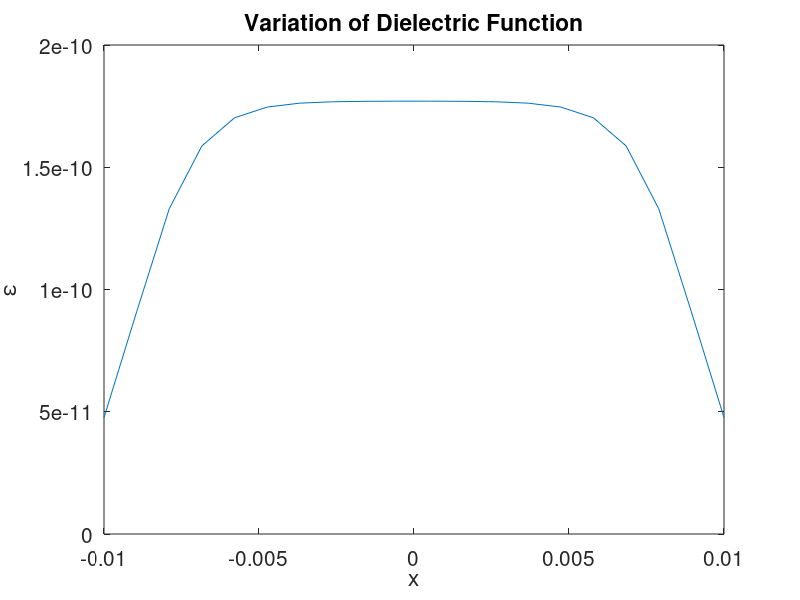
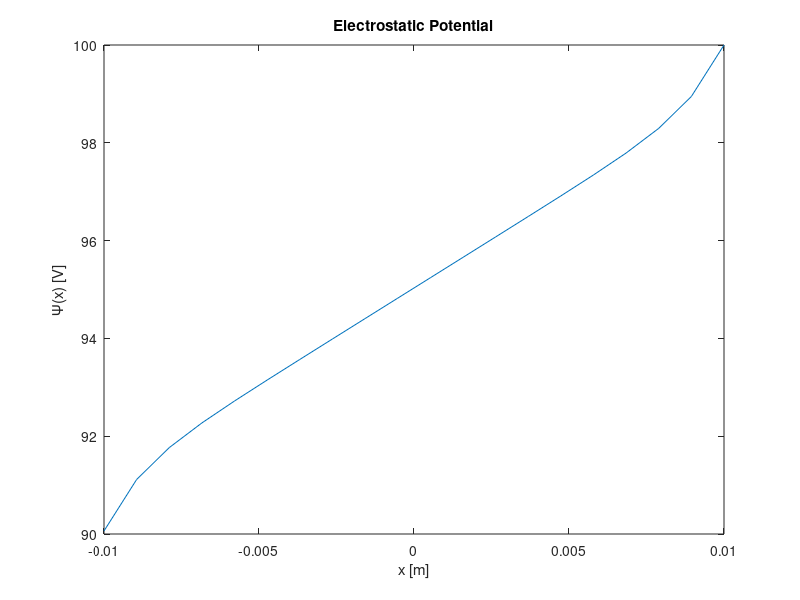
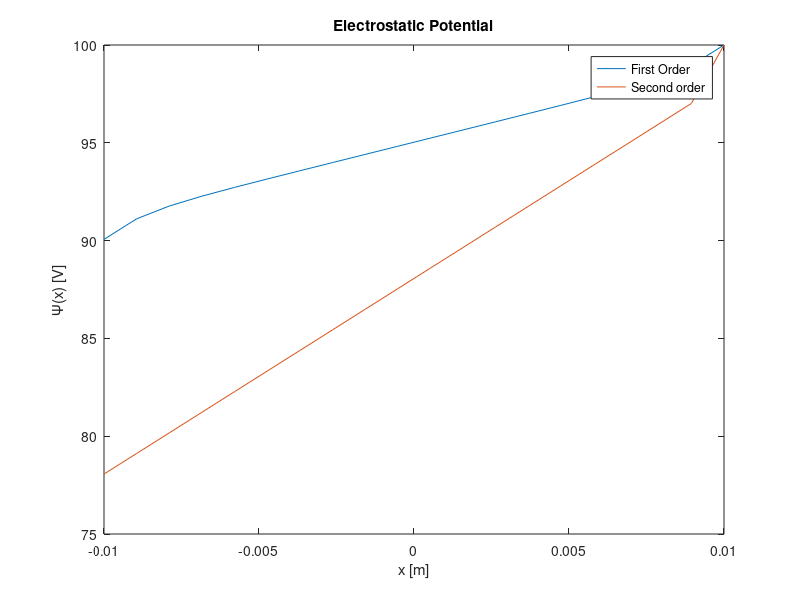
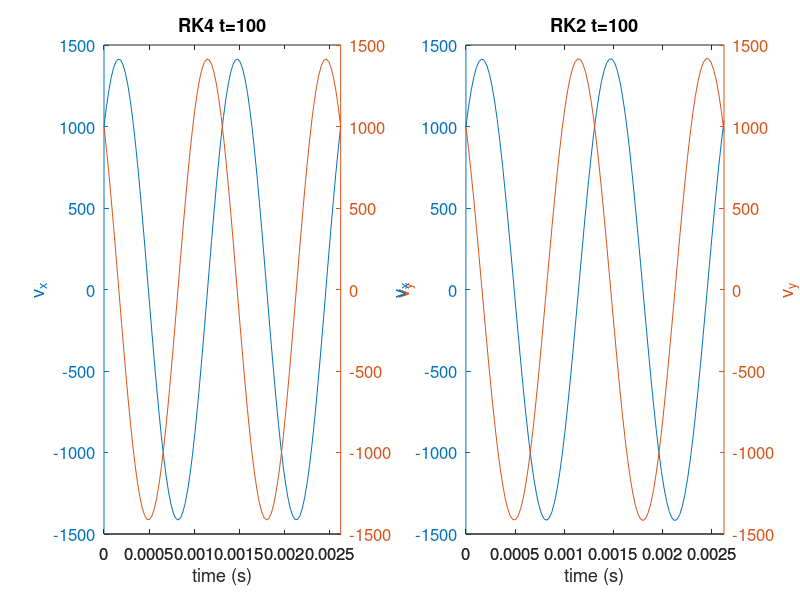

Here is the MATLAB script that generated these plots, in order: (Note: this script raises an error after producing the figures.)
%% Introduction
%Aldous George
%EP 501
%Project 6
%This code contains excerpts from codes provided by Dr. Zettergen.
%https://github.com/Zettergren-Courses/EP501_matlab/
clc
clearvars
close all
%% Problem 1
%Initiation
a = 0.01;           %(m)
l = a/5;            %(m)
xprime = -9*a/10;   %(m)
xdprime = 9*a/10;   %(m)
Eps0 = 8.854*10^-12;%(F/m)

lx = 20;
x = linspace(-a,a,lx);

%1-a
disp('1-a');
Eps = Eps0*10*(tanh((x-xprime)/l)-tanh((x-xdprime)/l));

%plot
figure(1)
plot(x,Eps);
set(gca,'FontSize',15);
xlabel('x');
ylabel('\epsilon');
title('Variation of Dielectric Function')

%1-b
gradeps = zeros(1,lx);
dx = x(2)-x(1);
gradeps(1) = (Eps(2)-Eps(1))/dx;
for i = 2:lx-1
    gradeps(i) = (Eps(i+1)-Eps(i-1))/2/dx;
end
gradeps(lx) = (Eps(lx)-Eps(lx-1))/dx;

M2 = zeros(lx);
M2(1,1) = -1/dx;
M2(1,2) = 1/dx;
for i=2:lx-1
   M2(i,i) = -2*Eps(i)/dx^2;
   M2(i,i+1) = Eps(i)/dx^2 + gradeps(i)/2/dx;
   M2(i,i-1) = Eps(i)/dx^2 - gradeps(i)/2/dx;
end
M2(lx,lx) = 1;

%1-c
bc = zeros(lx,1);
bc(1) = 1000;
bc(lx) = 100;

%1-d
a = M2\bc;
figure(2)
plot(x,a);
xlabel('x [m]')
ylabel('\Psi(x) [V]')
title('Electrostatic Potential')

%1-e
gradEps=zeros(lx);
for i=1:lx-2
    gradEps(i) = (-Eps(i+2)+ 4*Eps(i+1)-3*Eps(i))/(2/dx);
end
gradEps(lx-1) = (-Eps(lx) +3*Eps(lx-1)-3*Eps(lx-2))/2/dx;

M2mod = zeros(lx);
M2mod(1,1) = -1/dx;
M2mod(1,2) = 1/dx; 
for i=2:lx-1
   M2mod(i,i) = -2*Eps(i)/dx^2;
   M2mod(i,i+1) = Eps(i)/dx^2 + gradEps(i)/2/dx;
   M2mod(i,i-1) = Eps(i)/dx^2 - gradEps(i)/2/dx;
end
M2mod(lx,lx) = 1;
a2 =M2mod\bc; 

figure(3)
plot(x,a);
hold on
plot(x,a2);
xlabel('x [m]')
ylabel('\Psi(x) [V]')
title('Electrostatic Potential')
legend('First Order', 'Second order')

%% Problem 2

%Initiation
m = 1.67*10^(-27);            %(kg)
q = 1.6*10^(-19);             %(C)
B = 50000*10^-9;                    %(nT)


omega=q*B/m;    %frequency of oscillation (can be shown via solution by hand gives a SHO)
tmin=0;
tmax=2*2*pi/abs(omega);    % follow particle for two oscillation periods
t=linspace(tmin,tmax,100);
dt=t(2)-t(1);
lt=numel(t);

%2-a
disp('2-a');
%RK2
vx=zeros(1,lt);
vy=zeros(1,lt);
vx(1)=1e3;     % vx initial conditions
vy(1)=1e3;     % vy initial conditions
% Loop for applying RK2 to a system of two equations
for n=2:lt
    %step x and y components together, this is the half update
    vxhalf=vx(n-1)+dt/2*(omega*vy(n-1));
    vyhalf=vy(n-1)-dt/2*(omega*vx(n-1));
    
    %now the full update
    vx(n)=vx(n-1)+dt*(omega*vyhalf);
    vy(n)=vy(n-1)-dt*(omega*vxhalf);    
end %for

%RK4
Vx=zeros(1,lt);
Vy=zeros(1,lt);
Vx(1)=1e3;     % vx initial conditions
Vy(1)=1e3;     % vy initial conditions
% Loop for applying RK3 to a system of two equations
for n=2:lt
    k1x=dt*(omega*Vy(n-1));    %k1 for the x differential equation
    k1y=-dt*(omega*Vx(n-1));    %k1 for the y differential equation
    
    k2x=dt*omega*(Vy(n-1)+k1y/2);
    k2y=-dt*omega*(Vx(n-1)+k1x/2);
    
    k3x=dt*omega*(Vy(n-1)+k2y/2);
    k3y=-dt*omega*(Vx(n-1)+k2x/2);
    
    k4x=dt*omega*(Vy(n-1)+k3y);
    k4y=-dt*omega*(Vx(n-1)+k3x);
    
    Vx(n)=Vx(n-1)+1/6*(k1x+2*k2x+2*k3x+k4x);
    Vy(n)=Vy(n-1)+1/6*(k1y+2*k2y+2*k3y+k4y);
end %for


x=cumtrapz(t,vx);    %Matlab built-in for accumulating an integral value
y=cumtrapz(t,vy);
vz=1e3;
z=vz*t;

% Plot velocity solutions
figure(4);
subplot(1,2,1)
ax=plotyy(t,Vx,t,Vy);
set(ax(1),'FontSize',12);
set(ax(2),'FontSize',12);
xlabel('time (s)');
ylabel(ax(1),'v_x');
ylabel(ax(2),'v_y');
title('RK4 t=100');
subplot(1,2,2)
ax=plotyy(t,vx,t,vy);
set(ax(1),'FontSize',12);
set(ax(2),'FontSize',12);
xlabel('time (s)');
ylabel(ax(1),'v_x');
ylabel(ax(2),'v_y');
title('RK2 t=100');


% Comet plot demo
figure(5);
comet3(x,y,z)
set(gca,'FontSize',20);
xlabel('x');
ylabel('y');
zlabel('z');

%2-b
disp('2-b')

t=linspace(tmin,tmax,25);
dt=t(2)-t(1);
lt=numel(t);

%RK2
vx=zeros(1,lt);
vy=zeros(1,lt);
vx(1)=1e3;     % vx initial conditions
vy(1)=1e3;     % vy initial conditions
% Loop for applying RK2 to a system of two equations
for n=2:lt
    %step x and y components together, this is the half update
    vxhalf=vx(n-1)+dt/2*(omega*vy(n-1));
    vyhalf=vy(n-1)-dt/2*(omega*vx(n-1));
    
    %now the full update
    vx(n)=vx(n-1)+dt*(omega*vyhalf);
    vy(n)=vy(n-1)-dt*(omega*vxhalf);    
end %for

%RK4
Vx=zeros(1,lt);
Vy=zeros(1,lt);
Vx(1)=1e3;     % vx initial conditions
Vy(1)=1e3;     % vy initial conditions
% Loop for applying RK3 to a system of two equations
for n=2:lt
    k1x=dt*(omega*Vy(n-1));    %k1 for the x differential equation
    k1y=-dt*(omega*Vx(n-1));    %k1 for the y differential equation
    
    k2x=dt*omega*(Vy(n-1)+k1y/2);
    k2y=-dt*omega*(Vx(n-1)+k1x/2);
    
    k3x=dt*omega*(Vy(n-1)+k2y/2);
    k3y=-dt*omega*(Vx(n-1)+k2x/2);
    
    k4x=dt*omega*(Vy(n-1)+k3y);
    k4y=-dt*omega*(Vx(n-1)+k3x);
    
    Vx(n)=Vx(n-1)+1/6*(k1x+2*k2x+2*k3x+k4x);
    Vy(n)=Vy(n-1)+1/6*(k1y+2*k2y+2*k3y+k4y);
end %for

% Plot velocity solutions
figure(6);
subplot(1,2,1)
ax=plotyy(t,Vx,t,Vy);
set(ax(1),'FontSize',12);
set(ax(2),'FontSize',12);
xlabel('time (s)');
ylabel(ax(1),'v_x');
ylabel(ax(2),'v_y');
title('RK4 t=25');
subplot(1,2,2)
ax=plotyy(t,vx,t,vy);
set(ax(1),'FontSize',12);
set(ax(2),'FontSize',12);
xlabel('time (s)');
ylabel(ax(1),'v_x');
ylabel(ax(2),'v_y');
title('RK2 t=25');

fprintf('As seen in plot, when timestep is set to 25 RK 4 still manages to accurately solve the problem ');
fprintf('\n while RK2 has failed. Therefore, RK4 is better since it can solve with fewer timesteps.')

%2-c
By=B*(1+0.5*(y));
omega=q*By/m;
t=linspace(tmin,tmax,300);
dt=t(2)-t(1);
lt=numel(t);
%RK4
Vx=zeros(1,lt);
Vy=zeros(1,lt);
Vx(1)=1e3;     % vx initial conditions
Vy(1)=1e3;     % vy initial conditions
% Loop for applying RK3 to a system of two equations
for n=2:lt
    k1x=dt*(omega(n-1)*Vy(n-1));    %k1 for the x differential equation
    k1y=-dt*(omega(n-1)*Vx(n-1));    %k1 for the y differential equation
    
    k2x=dt*omega(n-1)*(Vy(n-1)+k1y/2);
    k2y=-dt*omega(n-1)*(Vx(n-1)+k1x/2);
    
    k3x=dt*omega(n-1)*(Vy(n-1)+k2y/2);
    k3y=-dt*omega(n-1)*(Vx(n-1)+k2x/2);
    
    k4x=dt*omega(n-1)*(Vy(n-1)+k3y);
    k4y=-dt*omega(n-1)*(Vx(n-1)+k3x);
    
    Vx(n)=Vx(n-1)+1/6*(k1x+2*k2x+2*k3x+k4x);
    Vy(n)=Vy(n-1)+1/6*(k1y+2*k2y+2*k3y+k4y);
end %for

figure(7);
subplot(1,2,1)
ax=plotyy(t,Vx,t,Vy);
set(ax(1),'FontSize',12);
set(ax(2),'FontSize',12);
xlabel('time (s)');
ylabel(ax(1),'v_x');
ylabel(ax(2),'v_y');
title('RK4')
